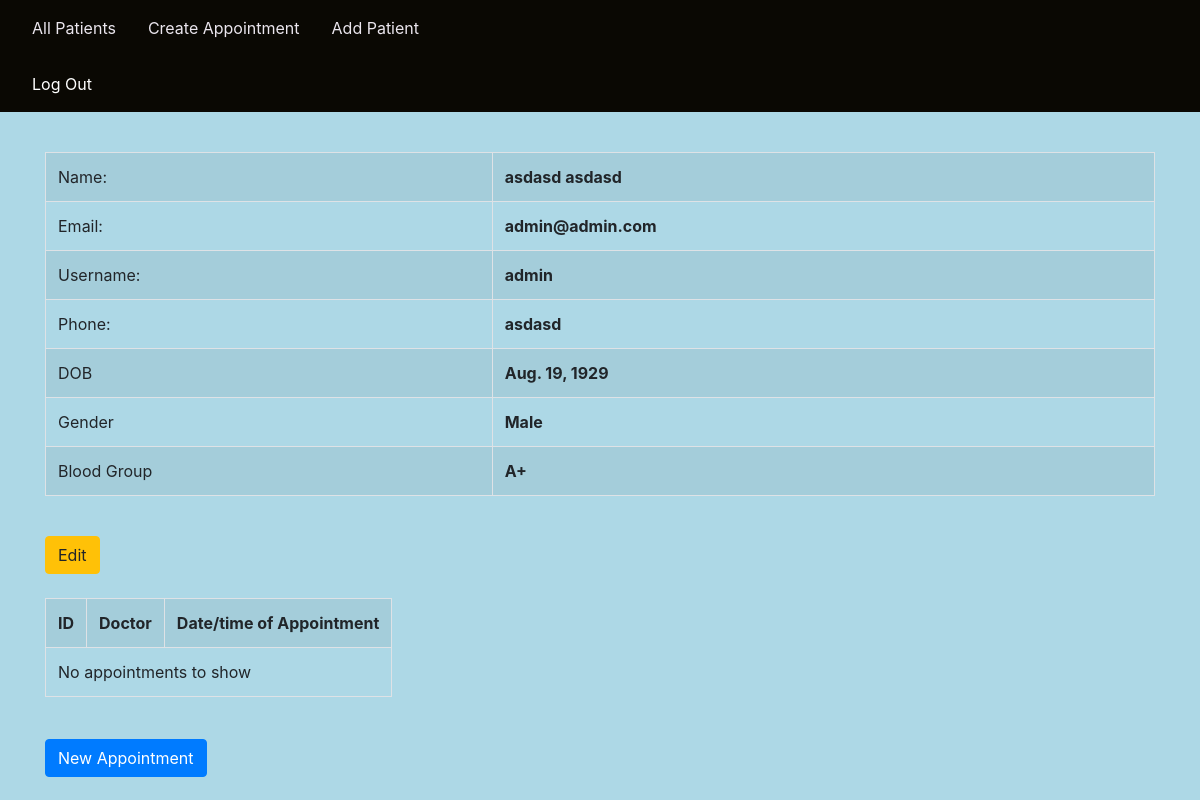
Screenshot of /patient/view/admin/ with the database file from the repository.
### pm/models.py (models this page shows)
class User(AbstractUser):
    USER_TYPE_CHOICES = (
        (1,'patient'),
        (2,'doctor'),
        (3,'staff'),
    )
    user_type = models.PositiveSmallIntegerField(null=True,choices = USER_TYPE_CHOICES)
    date_of_birth = models.DateField(auto_now=False, auto_now_add=False, null=True)
    phone = models.CharField(null=True, max_length=15)
    GENDER_CHOICES = (
        ('Male', 'Male'),
        ('Female', 'Female'),
        ('Other', 'Other'),
    )
    gender = models.CharField(
        max_length = 6,
        choices = GENDER_CHOICES,
        null = True,
        default = 'Other',
    )
    BLOOD_GROUP_CHOICES = (
        ('A+','A+'),
        ('A-','A-'),
        ('B+','B+'),
        ('B-','B-'),
        ('O+','O+'),
        ('O-','O-'),
        ('AB+','AB+'),
        ('AB-','AB-'),
        ('Other','Other'),
    )
    blood_group = models.CharField(
        max_length = 5,
        choices = BLOOD_GROUP_CHOICES,
        null = True,
        default = 'Other',
    )

### pm/views.py (the view)
# urls.py: path('patient/view/<str:uname>/', views.patient_view, name = 'patient_view'),
def patient_view(request, uname):
    usr = get_object_or_404(User, username = uname)
    appointments = Appointment.objects.filter(patient=usr)
    context = {
        'user': usr,
        'appointments': appointments,
    }
    return render(request, 'pm/patient_view.html', context)

### templates/pm/patient_view.html (shortened to what this page needs)
{% extends "pm/base.html" %}
{% block s %}
<div class="container">
        <table class="table table-striped table-bordered table-hover">
                <tr>
                  <td>Name:</td>
                  <td id="strong">
                    {{ user.first_name }} {{ user.last_name }}
                </td>
                </tr>
                <tr>
                  <td>Email:</td>
                  <td id="strong">{{ user.email }}</td>
                </tr>
                <tr>
                  <td>Username:</td>
                  <td id="strong">{{ user.username }}</td>
                </tr>
                <tr>
                  <td>Phone:</td>
                  <td id="strong">{{ user.phone }}</td>
                </tr>
                <tr>
                  <td>DOB</td>
                  <td id="strong">{{ user.date_of_birth }}</td>
                </tr>
                <tr>
                  <td>Gender</td>
                  <td id="strong">{{ user.gender }}</td>
                </tr>
                <tr>
                        <td>Blood Group</td>
                        <td id="strong">{{ user.blood_group }}</td>
              </tr>
              </table>
        <div class="container">
                <div class="row">
                    <div class="edit-btn">
                        <a href="/patient/edit/{{ user.username }}"><button class="btn btn-warning">Edit</button></a>
                    </div>
                </div>
                <br>
                <div class="row">
                    <div class="appt">
                        <table class="table table-striped table-bordered table-hover">
                            <tr>
                                <th> ID </th>
                                <th> Doctor </th>
                                <th> Date/time of Appointment </th>
                            </tr>
                            {% if appointments %}
                            {% for appt in appointments %}
                            <tr>
                                <td> {{ appt.id }} </td>
                                <td> {{ appt.doctor }} </td>
                                <td> <a href="/appointment/view/{{ appt.id }}"> {{ appt.date_time }} </a> </td>
                            </tr>
                            {% endfor %}
                            {% else %}
                            <tr>
                                <td colspan=3>No appointments to show</td>
                            </tr>
                            {% endif %}
                        </table>
                    </div>
                </div>
                <p style="padding:5px;" ></p>
                <div class="row">
                    <div id="new-appt">
                        <a href="/appointment/create/{{ user.username }}/"><button class="btn btn-primary">New Appointment</button>
                    </div>
                </div>
            </div>
{% endblock %}

### pm/static/css/test.css (style rules this page uses)
body { background-color: lightblue; }
td { border: 2px solid #020101; text-align: left; padding: 8px; }
#strong { font-weight: bold; }

### rows the page displays
User: first_name "asdasd", last_name "asdasd", email "admin@admin.com", username "admin", phone "asdasd", date_of_birth "Aug. 19, 1929", gender "Male", blood_group "A+"
